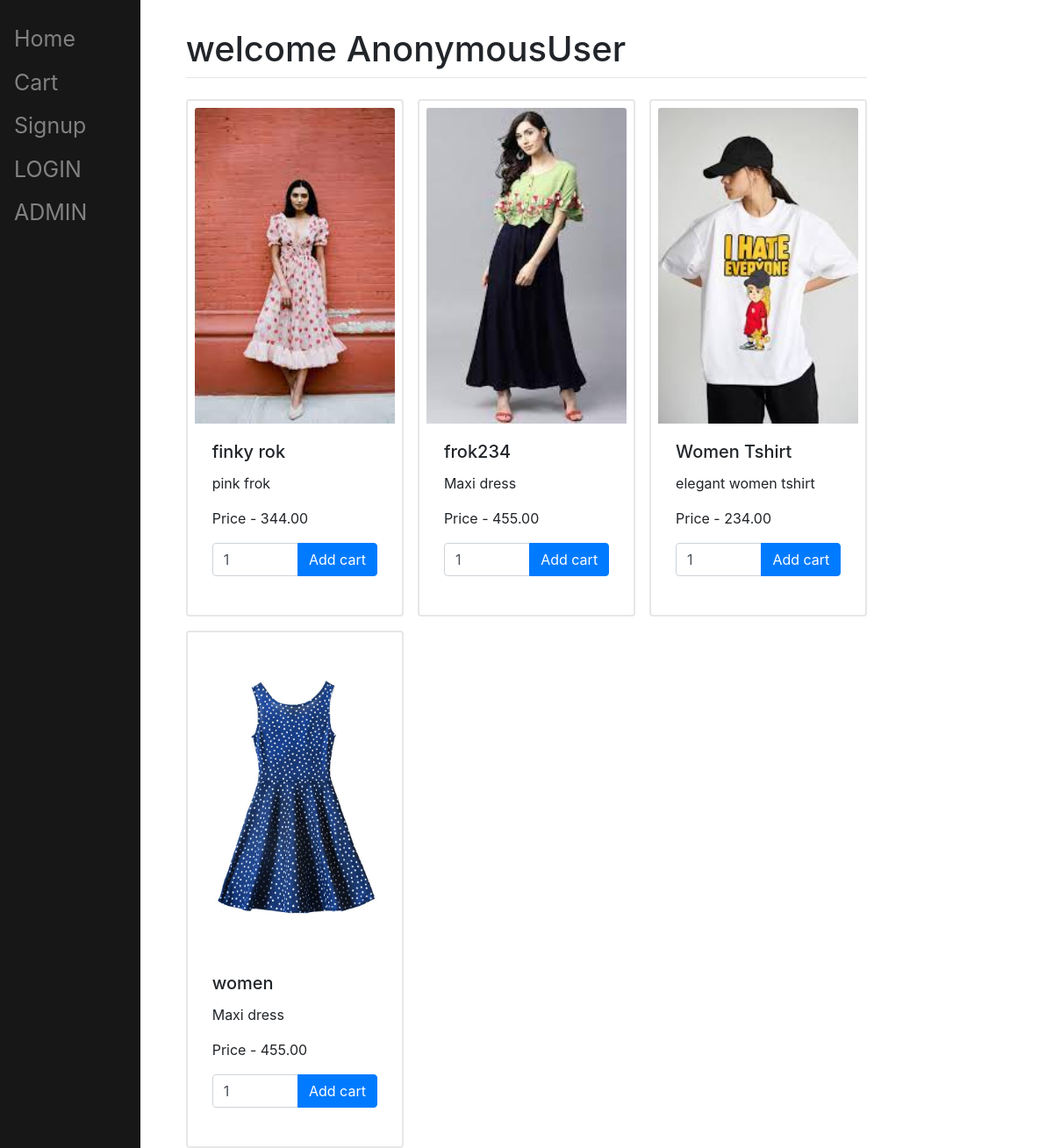
The page / on the database its author committed.
### shop/models.py (models this page shows, shortened)
class Product(models.Model):
    user = models.ForeignKey(User, on_delete=models.CASCADE, null=True, blank=True)
    productname = models.CharField(max_length=200, null=True, blank=True)
    price = models.DecimalField(max_digits=5, decimal_places=2, blank=True, null=True)
    description = models.TextField(null=True, blank=True)
    quantity = models.IntegerField(default=2)
    productimage = models.ImageField(upload_to="images/", blank=True, null=True)
    checkbutton = models.BooleanField(default=False, null=True, blank=True)

### shop/views.py (the view, shortened to what this page needs)
# urls.py: path('', views.view_item, name='view_item'),
def view_item(request):
    products = Product.objects.all()
    uname = request.user
    return render(request, "shop/view_item.html", {'products': products, 'uname': uname})

### shop/templates/shop/view_item.html (shortened to what this page needs)
{% extends 'shop/base.html' %}
{% load static %}
{% block title %}welcome {{uname}}{% endblock %}
{% block content %}
    <div class="cards" style="display: grid;
		grid-template-columns: repeat(3, 1fr);
		grid-auto-rows: auto;
		grid-gap: 1rem;">
    {% for product in products %}
        <form method = "post">
                    <div class="card h-100" style="border: 2px solid #e7e7e7; border-radius: 4px; padding: .5rem;">
                        <img class="card-img-top" src="/media/{{product.productimage}}" alt="{{MEDIA_URL}}/{{product.productimage}}">
                        <div class="card-body">
                            <h5 class="card-title">{{product.productname}}</h5>
                            <p class="card-text">{{product.description}}</p>
                            <p class="card-text">Price - {{product.price}}</p>
                            <div class="input-group mb-3">
                                <input type="text" name="quantity"  class="form-control quantity", value = 1 aria-describedby="button-addon2">
                                <div class="input-group-append">
                                <button type="submit" name="addcart" value="a{{product.id}}" href="{% url 'shop:add_item_to_cart'%}" class="btn btn-primary" onclick="change()" addtocartbtn id="button-addon2">Add cart</button></input>
                                </div>
                            </div>
                        </div>
                    </div>
        </form>
    {% endfor %}
    </div>
{% endblock %}

### static/css/main.css (style rules this page uses)
.card { border: 2px solid #e7e7e7; border-radius: 4px; padding: .5rem; }
.card-img-top { width: 100%; height: 30vw; object-fit: cover; display: block; }

### rows shown on the page
Product: productimage (picture), productname "finky rok", description "pink frok", price "344.00"
Product: productimage (picture), productname "frok234", description "Maxi dress", price "455.00"
Product: productimage (picture), productname "Women Tshirt", description "elegant women tshirt", price "234.00"
Product: productimage (picture), productname "women", description "Maxi dress", price "455.00"

### other values the page prints
{{ uname }} "AnonymousUser"
